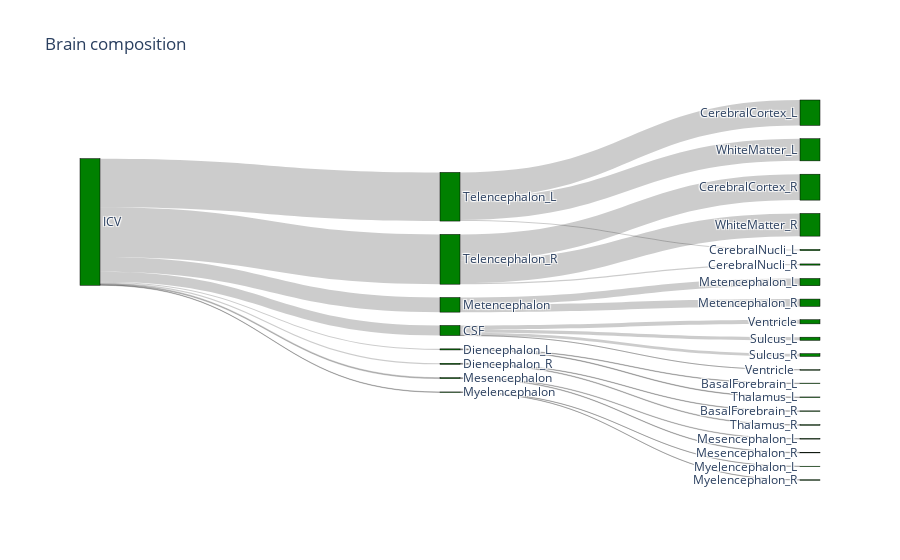

The notebook cell this image was saved under:
### Markdown cell above
by Zixuan Yu  
### code for plotting

### Code cell
import pandas as pd
import plotly.express as px
import numpy as np
## load in the hierarchy information
url = "https://raw.githubusercontent.com/bcaffo/MRIcloudT1volumetrics/master/inst/extdata/multilevel_lookup_table.txt"
multilevel_lookup = pd.read_csv(url, sep = "\t").drop(['Level5'], axis = 1)
multilevel_lookup = multilevel_lookup.rename(columns = {
    "modify"   : "roi", 
    "modify.1" : "level4",
    "modify.2" : "level3", 
    "modify.3" : "level2",
    "modify.4" : "level1"})
multilevel_lookup = multilevel_lookup[['roi', 'level4', 'level3', 'level2', 'level1']]
#multilevel_lookup.head()

## Now load in the subject data
id = 127
subjectData = pd.read_csv("https://raw.githubusercontent.com/smart-stats/ds4bio_book/main/book/assetts/kirby21AllLevels.csv")
subjectData = subjectData.loc[(subjectData.type == 1) & (subjectData.level == 5) & (subjectData.id == id)]
subjectData = subjectData[['roi', 'volume']]
## Merge the subject data with the multilevel data
subjectData = pd.merge(subjectData, multilevel_lookup, on = "roi")
subjectData = subjectData.assign(icv = "ICV")
subjectData = subjectData.assign(comp = subjectData.volume / np.sum(subjectData.volume))
#subjectData.head()

df1 = subjectData.groupby(['icv','level1'])['comp'].sum().reset_index()
df1.columns = ['source','target','value']

df2 = subjectData.groupby(['level1','level2'])['comp'].sum().reset_index()
df2.columns = ['source','target','value']

links = pd.concat([df1, df2], axis=0)
unique_source_target = list(pd.unique(links[['source','target']].values.ravel('k')))
mapping_dict = {k: v for v, k in enumerate(unique_source_target)}
links['source'] = links['source'].map(mapping_dict)
links['target'] = links['target'].map(mapping_dict)
links_dict = links.to_dict(orient='list')
import plotly.graph_objects as go

fig = go.Figure(data=[go.Sankey(
    node = dict(
        pad = 15,
        thickness=20,
        line=dict(color='black', width=0.5),
        label = unique_source_target,
        color='green'
    ),
    link = dict(
        source= links_dict['source'],
        target = links_dict['target'],
        value = links_dict['value']
    )
    
)
])
fig.update_layout(title='Brain composition')
fig.show()
fig.write_html("p1.html", include_plotlyjs='cdn')

### Figure 1 — Plotly figure (JSON) as saved in the notebook; plotly's stock layout.template omitted (floating-point values rounded to 4 significant figures)
{"data": [{"link": {"source": [0, 0, 0, 0, 0, 0, 0, 0, 1, 1, 1, 1, 2, 2, 3, 3, 4, 4, 5, 5, 6, 6, 7, 7, 7, 8, 8, 8], "target": [1, 2, 3, 4, 5, 6, 7, 8, 9, 10, 11, 12, 13, 14, 15, 16, 17, 18, 19, 20, 21, 22, 23, 24, 25, 26, 27, 28], "value": [0.07942, 0.008548, 0.008362, 0.00743, 0.1153, 0.003599, 0.3842, 0.3931, 0.02458, 0.02171, 0.03254, 0.0005895, 0.00396, 0.004588, 0.003753, 0.004609, 0.003577, 0.003853, 0.05751, 0.05781, 0.001738, 0.001861, 0.2004, 0.008956, 0.1749, 0.2046, 0.00946, 0.179]}, "node": {"color": "green", "label": ["ICV", "CSF", "Diencephalon_L", "Diencephalon_R", "Mesencephalon", "Metencephalon", "Myelencephalon", "Telencephalon_L", "Telencephalon_R", "Sulcus_L", "Sulcus_R", "Ventricle", "Ventricle ", "BasalForebrain_L", "Thalamus_L", "BasalForebrain_R", "Thalamus_R", "Mesencephalon_L", "Mesencephalon_R", "Metencephalon_L", "Metencephalon_R", "Myelencephalon_L", "Myelencephalon_R", "CerebralCortex_L", "CerebralNucli_L", "WhiteMatter_L", "CerebralCortex_R", "CerebralNucli_R", "WhiteMatter_R"], "line": {"color": "black", "width": 0.5}, "pad": 15, "thickness": 20}, "type": "sankey"}], "layout": {"title": {"text": "Brain composition"}}}
